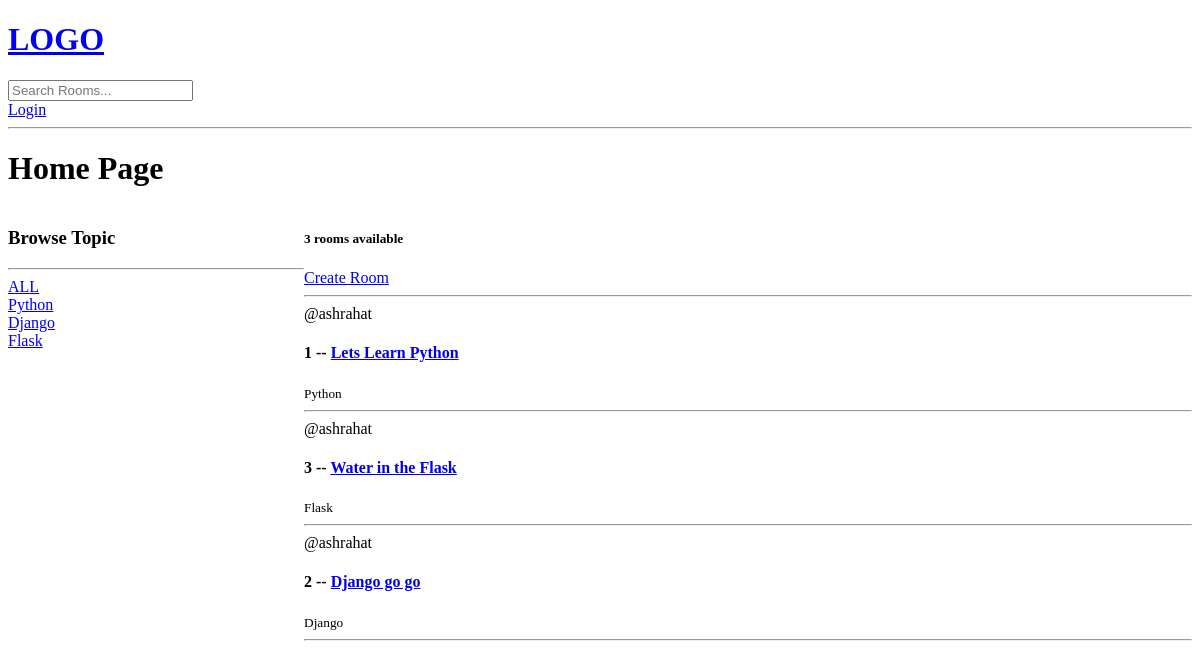
Before: / with the older database file.
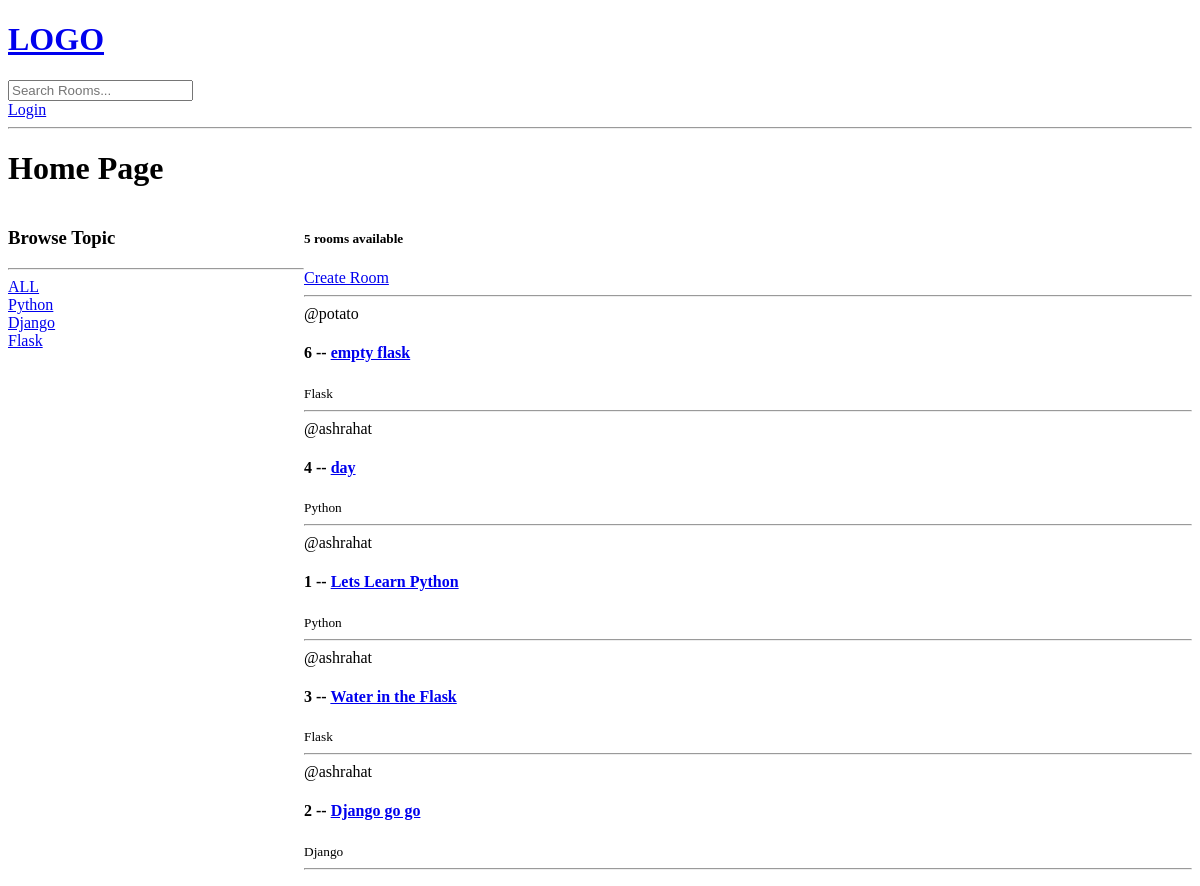
After: the same page with the newer database file.
### base/models.py (models this page shows, shortened)
class Topic(models.Model):
    name = models.CharField(max_length=200)

class Room(models.Model):
    host = models.ForeignKey(User, on_delete=models.SET_NULL, null=True)
    topic = models.ForeignKey(Topic, on_delete=models.SET_NULL, null=True)
    name = models.CharField(max_length=200)
    description = models.TextField(null=True, blank=True)
    updated = models.DateTimeField(auto_now=True)
    created = models.DateTimeField(auto_now_add=True)
    class Meta:
        ordering = ['-updated','-created'] # - is used for descending order

### base/views.py (the view)
# urls.py: path("", views.home, name="home"),
def home(request):
    q = request.GET.get("q") if request.GET.get("q") != None else ""
    rooms = Room.objects.filter(
        Q(topic__name__icontains=q) | Q(name__icontains=q) | Q(description__icontains=q)
    )
    topics = Topic.objects.all()
    room_count = rooms.count()
    context = {"rooms": rooms, "topics": topics, "room_count": room_count}
    return render(request, "base/home.html", context)

### base/templates/base/home.html (shortened to what this page needs)
{%extends 'main.html'%} {%block content%}
<h1>Home Page</h1>
<div class="home-container">
  <div>
    <h3>Browse Topic</h3>
    <hr />
    <div>
      <a href="{% url 'home' %}">ALL</a>
    </div>
    {%for topic in topics%}
    <div>
      <a href="{% url 'home' %}?q={{topic.name}}">{{topic.name}}</a>
    </div>
    {%endfor%}
  </div>
  <div>
    <h5>{{room_count}} rooms available</h5>
    <a href="{% url 'create-room' %}">Create Room</a>
    <hr />
    <div>
      {% for room in rooms%}
      <div>
        <span>@{{room.host.username}}</span>
        <h4>
          {{room.id}} --
          <a href="{% url 'room' room.id %}">{{room.name}}</a>
        </h4>
        <small> {{room.topic.name}} </small>
        <hr />
      </div>
      {%endfor%}
    </div>
  </div>
</div>
{%endblock content%}

Changed rows visible on the page:
added Room: host.username "potato", id "6", name "empty flask", topic.name "Flask"
added Room: host.username "ashrahat", id "4", name "day", topic.name "Python"
Other visible differences:
{{ room_count }}: "3" → "5"
